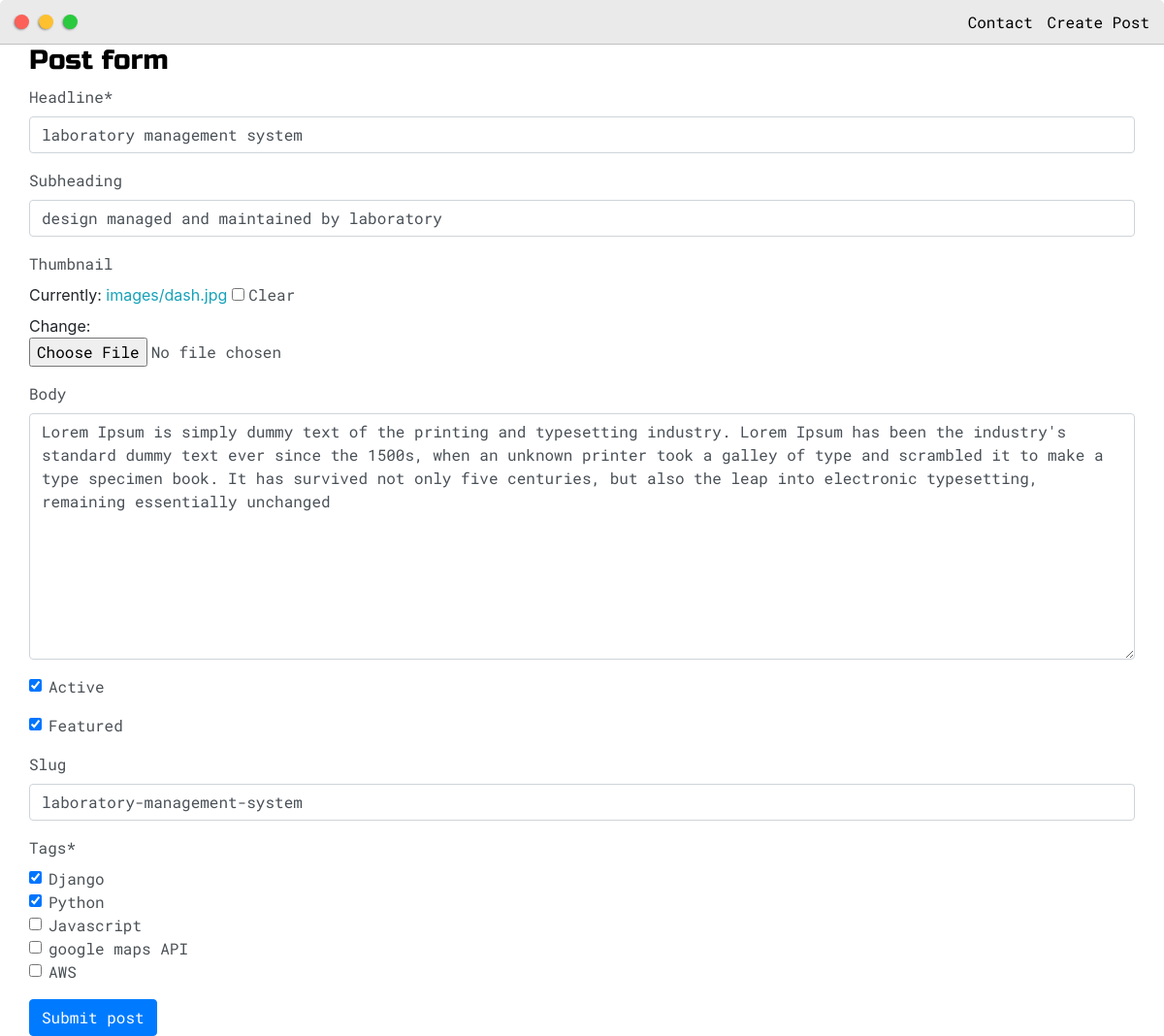
The app's page /update_post/laboratory-management-system (signed in) with its own data.
### base/models.py (models this page shows, shortened)
class Post(models.Model):
    headline = models.CharField(max_length=200)
    subheading = models.CharField(max_length=200, null=True,blank=True)
    thumbnail = models.ImageField(null=True, blank=True, upload_to="images", default = "placeholder.png")
    body = RichTextUploadingField(blank=True, null=True)
    created = models.DateTimeField(auto_now_add=True)
    active = models.BooleanField(default=False)
    featured = models.BooleanField(default=False)
    slug = models.SlugField(null=True, blank=True)
    tags = models.ManyToManyField(Tag, null=True)

### base/views.py (the view)
# urls.py: path('update_post/<slug:slug>', views.updatePost, name='update_post'),
@login_required(login_url='home')
def updatePost(request, slug):
    post = Post.objects.get(slug=slug)
    form = PostForm(instance=post)
    if request.method == 'POST':
        form = PostForm(request.POST,request.FILES, instance=post)
        if form.is_valid():
            form.save()
        return redirect('posts')
    context = {'form':form}
    return render(request, 'base/post_form.html', context)

### base/forms.py
class PostForm(ModelForm):
    class Meta:
        model = Post
        fields = '__all__'
        widgets = {
            'tags' :forms.CheckboxSelectMultiple(),
        }

### base/models.py (called while the page is built)
    def __str__(self):
        return self.name

### base/templates/base/post_form.html (shortened to what this page needs)
{% extends 'base/main.html'%}
{% load static %}
{% load crispy_forms_tags %}
{% block content%}
<div class="main-container">
    <h3>Post form</h3>
    <form method="POST" enctype="multipart/form-data">
        {{form|crispy}}
        <input class="btn btn-primary" type="submit" value="Submit post">
    </form>
</div>
{% endblock content %}

### dennisivy/static/css/default.css (style rules this page uses)
:root { --mainColor:#eaeaea; --secondaryColor:#fff; --borderColor:#c1c1c1; --mainText:black; --secondaryText:#4b5156; --themeDotBorder:#24292e; --previewBg:rgb(251, 249, 243, 0.8); --previewShadow:#f0ead6; --buttonColor:black; }
html, body { padding: 0; margin: 0; scroll-behavior: smooth; }
body * { transition: 0.3s; }
h1, h2, h3, h4, h5, h6, strong { color: var(--mainText); font-family: 'Russo One', sans-serif; font-weight: 500; }
p, li, span, label, input, textarea { color: var(--secondaryText); font-family: 'Roboto Mono', monospace; }
a { text-decoration: none; color:#17a2b8; }
h3 { font-size: 28px; }
.main-container { width: 1200px; margin: 0 auto; }
@media screen and (max-width: 1200px) { .main-container { width: 95%; } }

### records on screen
Post: headline "laboratory management system", subheading "design managed and maintained by laboratory", body "Lorem Ipsum is simply dummy text of the printing and typesetting industry. Lorem Ipsum has been the industry's standard dummy text ever since the 1500s, when an unknown printer took a galley of type and scrambled it to make a type specimen book. It has survived not only five centuries, but also the leap into electronic typesetting, remaining essentially unchanged", active "☑", featured "☑", slug "laboratory-management-system"
